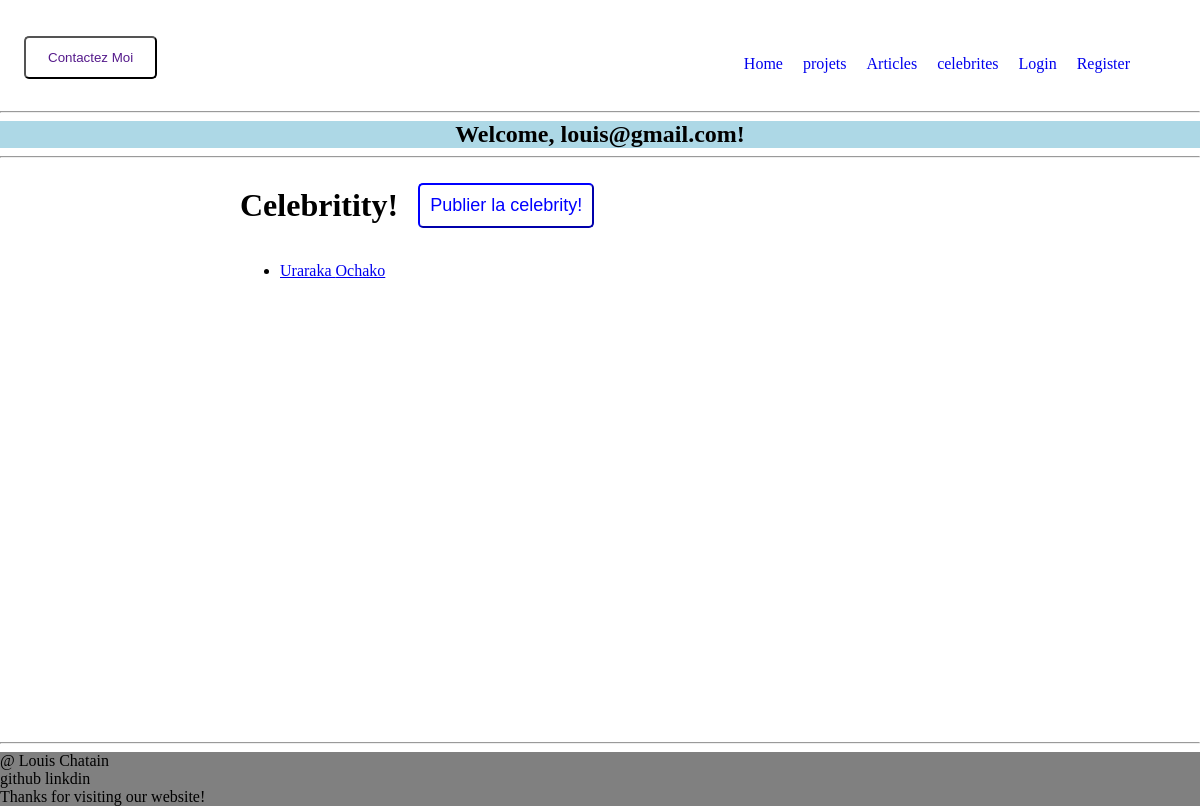
Page /celebrites (signed in) on the committed database.
### app.py (models this page shows)
class User(db.Model, UserMixin):
    id = db.Column(db.Integer, primary_key=True)
    email = db.Column(db.String(100), unique=True, nullable=False)
    password = db.Column(db.String(300), nullable=False)

class Celebrity(db.Model):
    id = db.Column(db.Integer, primary_key=True)
    nom = db.Column(db.String(100), nullable=False)
    prenom = db.Column(db.String(100), nullable=False)
    age = db.Column(db.SmallInteger)  # would use unsigned TINYINT but sqlite does support either
    profession = db.Column(db.String(500))
    taille = db.Column(db.Numeric(5, 2), nullable=False)
    Description = db.Column(db.String(550), nullable=False)

### app.py (the view)
@app.route("/celebrites")
@app.route("/celebrites/<string:slug>")
def celebrites(slug=""):
    slug = escape(slug)
    if slug:
        celeb = Celebrity.query.filter_by(nom=slug).first_or_404()
        return render_template("celeb.html", celeb=celeb)
    liste_celeb = Celebrity.query.all()
    return render_template("celebs.html", liste_celeb=liste_celeb)

### app.py (called while the page is built)
@login_manager.user_loader
def load_user(user_id):
    return User.query.get(int(user_id))

### templates/celebs.html
{% extends "footer_header.html" %}
{% block main %}
<div style="padding: 0 20%;">
    <div class="projets_and_articles_header">
        <h1 class="big_h1">Celebritity!</h1>
        {% if current_user.is_authenticated %}
        <a href="{{ url_for('add_celeb') }}"><button>Publier la celebrity!</button></a>
        {% else %}
        <button class="popup" onclick="Popup()">Upload my celebrtity!
            <span class="popuptext" id="myPopup">Register or Login to upload a celebrity!</span>
        </button>
        {% endif %}
    </div>
    <ul>
        {% for celeb in liste_celeb %}
        <li>
            <a href="{{ url_for('celebrites', slug=celeb.nom) }}">
                {{ celeb.prenom }} {{ celeb.nom }}
            </a>
        </li>
        {% endfor %}
    </ul>
</div>
{% endblock %}

### templates/footer_header.html (shortened to what this page needs)
<!DOCTYPE html>
<html lang="fr">
<head>
    <link rel="stylesheet" href="{{ url_for('static', filename='css/style.css') }}">
</head>
<body>
    <header>
        <nav>
            <div>
                <button><a href="">Contactez Moi</a></button>
                <div>
                    <a href="{{ url_for('home') }}">Home</a>
                    <a href="{{ url_for('projets') }}">projets</a>
                    <a href="{{ url_for('articles') }}">Articles</a>
                    <a href="{{ url_for('celebrites') }}">celebrites</a>
                    <a href="{{ url_for('login') }}">Login</a>
                    <a href="{{ url_for('register') }}">Register</a>
                </div>
            </div>
        </nav>
    </header>
    <hr>
    {% if current_user.is_authenticated %}
    <section class="user_name">
        <h1>Welcome, {{ current_user.email }}!</h1>
    </section>
    <hr>
    {% endif %}
    <main>
        {% block main %}{% endblock %}
    </main>
    <hr>
    <footer>
        <p>@ Louis Chatain</p>
        <p>github linkdin</p>
        <p>Thanks for visiting our website!</p>
    </footer>
</body>
</html>

### static/css/style.css (style rules this page uses)
header { background-color: white; }
nav div { border-radius: 5px; display: flex; justify-content: space-between; margin-top: 1%; }
nav div button { border-radius: 5px; background-color: white; margin: 2%; padding: 1%; display: flex; justify-content: center; }
nav div div { align-items: center; margin-right: 5%; }
nav div a { text-decoration: none; padding-left: 10px; padding-right: 10px; }
main { min-height: 71vh; }
.user_name { display: flex; justify-content: center; align-items: center; background-color: lightblue; }
.user_name h1 { margin: 0px; }
body { margin: 0; }
section { padding: 0px 15%; }
.projets_and_articles_header { display: flex; justify-content: left; align-items: center; }
.projets_and_articles_header button { border-radius: 5px; border-color: blue; background-color: white; color: blue; margin-left: 20px; padding: 10px; font-size: large; }
.projets_and_articles_header a { text-decoration: none; }
footer { background-color: gray; }
footer p { margin-top: 0; margin-bottom: 0; }
.big_h1 { font-size: xx-large; }

### rows in the picture
User: email "louis@gmail.com"
Celebrity: prenom "Uraraka", nom "Ochako"
